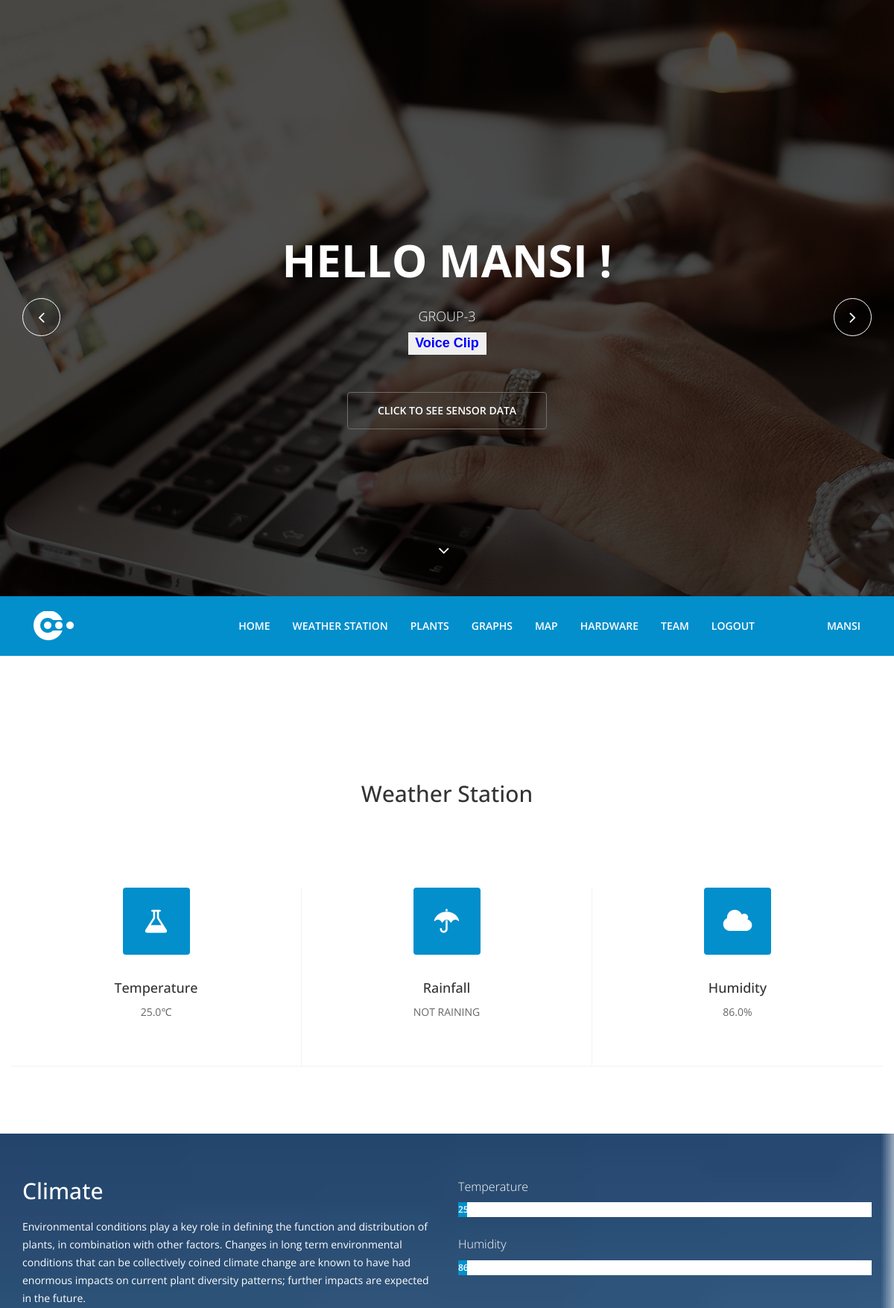
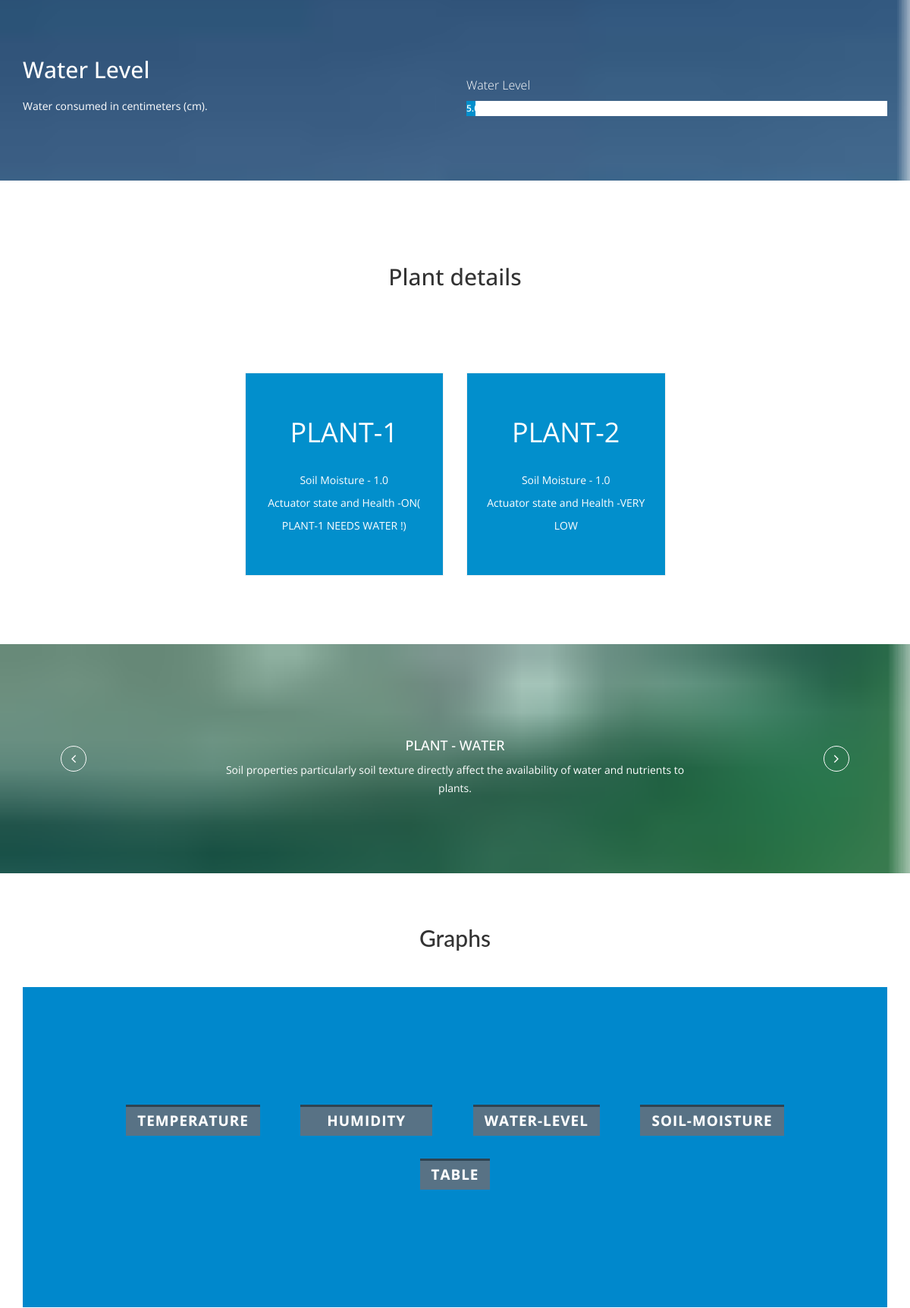
Page /sensors/display/ (signed in, upper part) on the committed database (2 pictures, top to bottom).
### sensors/models.py (models this page shows)
class Sensors(models.Model):
	temperature = models.FloatField(default=0)
	humidity = models.FloatField(default=0)
	plant1_soilmoisture=models.FloatField(default=0)
	plant1_actuatorstate=models.CharField(max_length=50)
	plant2_soilmoisture=models.FloatField(default=0)
	plant2_actuatorstate=models.CharField(max_length=50)
	waterlevel=models.FloatField(default=0)
	rainfall=models.CharField(max_length=50)
	dateAndTime=models.CharField(max_length=255)

### sensors/views.py (the view)
def new_disp(request):
    all_sensors = Sensors.objects.get(pk=Sensors.objects.count())
    return render(request ,'sensors/template/index.html',{'all_sensors':all_sensors,'user':request.user})

### sensors/templates/sensors/template/index.html (shortened to what this page needs)
<!DOCTYPE html>
{% load staticfiles %}
<html lang="en">
<head>
  <link type="text/css" href="{% static 'sensors/css/bootstrap.min.css' %}" rel="stylesheet">
  <link type="text/css" href="{% static 'sensors/css/animate.min.css' %}" rel="stylesheet">
  <link type="text/css" href="{% static 'sensors/css/font-awesome.min.css' %}" rel="stylesheet">
  <link type="text/css" href="{% static 'sensors/css/lightbox.css' %}" rel="stylesheet">
  <link type="text/css" href="{% static 'sensors/css/main.css' %}" rel="stylesheet">
  <link type="text/css" id="css-preset" href="{% static 'sensors/css/presets/preset1.css' %}" rel="stylesheet">
  <link type="text/css" href="{% static 'sensors/css/responsive.css' %}" rel="stylesheet">
</head>
<body>
  <header id="home">
    <div id="home-slider" class="carousel slide carousel-fade" data-ride="carousel">
      <div class="carousel-inner">
        <div class="item active" style="background-image: url({% static 'sensors/images/slider/1.jpg' %})">
          <div class="caption">
	    <h1 class="animated fadeInLeftBig">Hello {{ user }} !</h1>
		<p class="animated fadeInRightBig">GROUP-3</p>
            <p class="animated fadeInRightBig" ><input class="button" id="myButton" onclick='responsiveVoice.speak("Hello {{user}} Welcome to Plant Management   here is your curent plant status   temperaturer is {{all_sensors.temperature}} degrees       humidity is {{all_sensors.humidity}} percentage            water level is {{all_sensors.waterlevel}} centimeter rainfall nil            ");' type='button' value='Voice Clip' /></p>
            <a data-scroll class="btn btn-start animated fadeInUpBig" href="#services">Click to see sensor data</a>
          </div>
        </div>
      </div>
      <a class="left-control" href="#home-slider" data-slide="prev"><i class="fa fa-angle-left"></i></a>
      <a class="right-control" href="#home-slider" data-slide="next"><i class="fa fa-angle-right"></i></a>
      <a id="tohash" href="#services"><i class="fa fa-angle-down"></i></a>
    </div>
    <div class="main-nav">
      <div class="container">
        <div class="navbar-header">
	<a class="navbar-brand" href="index.html">
            <h1><img class="img-responsive" src="{% static 'sensors/images/logo1.png' %}" alt="logo"></h1>
          </a>
        </div>
        <div class="collapse navbar-collapse">
          <ul class="nav navbar-nav navbar-right">
            <li class="scroll"><a href="#home">Home</a></li>
            <li class="scroll"><a href="#services">Weather Station</a></li>
            <li class="scroll"><a href="#pricing">Plants</a></li>
	    <li class="scroll"><a href="#blog">Graphs</a></li>
            <li class="scroll"><a href="#contact">Map</a></li>
            <li class="scroll"><a href="#portfolio">Hardware</a></li>
            <li class="scroll"><a href="#team">Team</a></li>
	    <li class="scroll"><a href="/sensors/home/">Logout</a></li>
	    <li class="scroll" align="right" id="user"><a href="#user">&emsp;&nbsp;&emsp; &emsp;&nbsp;&emsp;{{user}}</a></li>
          </ul>
        </div>
      </div>
    </div>
  </header>
  <br>
  <br>
  <section >
    <div class="container">
      <div class="heading wow fadeInUp" data-wow-duration="1000ms" data-wow-delay="300ms">
        <div class="row">
          <div class="text-center col-sm-8 col-sm-offset-2">
            <h2 >Weather Station</h2>
          </div>
        </div>
      </div>
      <div class="text-center our-services">
        <div class="row">
          <div class="col-sm-4 wow fadeInDown" data-wow-duration="1000ms" data-wow-delay="300ms">
            <div class="service-icon">
              <i class="fa fa-flask"></i>
            </div>
            <div class="service-info">
              <h3>Temperature</h3>
              <p>{{all_sensors.temperature}}&#8451;</p>
            </div>
          </div>
          <div class="col-sm-4 wow fadeInDown" data-wow-duration="1000ms" data-wow-delay="450ms">
            <div class="service-icon">
              <i class="fa fa-umbrella"></i>
            </div>
            <div class="service-info">
              <h3>Rainfall</h3>
              <p>{{all_sensors.rainfall}}</p>
            </div>
          </div>
          <div class="col-sm-4 wow fadeInDown" data-wow-duration="1000ms" data-wow-delay="550ms">
            <div class="service-icon">
              <i class="fa fa-cloud"></i>
            </div>
            <div class="service-info">
              <h3>Humidity</h3>
              <p>{{all_sensors.humidity}}%</p>
            </div>
          </div>
      </div>
    </div>
  </section>
  <section id="about-us" class="parallax">
    <div class="container">
      <div class="row">
        <div class="col-sm-6">
          <div class="about-info wow fadeInUp" data-wow-duration="1000ms" data-wow-delay="300ms">
            <h2>Climate</h2>
            <p>Environmental conditions play a key role in defining the function and distribution of plants, in combination with other factors. Changes in long term environmental conditions that can be collectively coined climate change are known to have had enormous impacts on current plant diversity patterns; further impacts are expected in the future.</p>
          </div>
          <div class="about-info wow fadeInUp" data-wow-duration="1000ms" data-wow-delay="300ms">
            <h2><br><br>Water Level</h2>
            <p>Water consumed in centimeters (cm).</p>
          </div>
        </div>
        <div class="col-sm-6">
          <div class="our-skills wow fadeInDown" data-wow-duration="1000ms" data-wow-delay="300ms">
            <div class="single-skill wow fadeInDown" data-wow-duration="1000ms" data-wow-delay="400ms">
              <p class="lead">Temperature</p>
              <div class="progress">
                <div class="progress-bar progress-bar-primary six-sec-ease-in-out" role="progressbar"  aria-valuetransitiongoal="{{all_sensors.temperature}}">{{all_sensors.temperature}}&#8451;</div>
              </div>
            </div>
            <div class="single-skill wow fadeInDown" data-wow-duration="1000ms" data-wow-delay="300ms">
              <p class="lead">Humidity</p>
              <div class="progress">
                <div class="progress-bar progress-bar-primary six-sec-ease-in-out" role="progressbar"  aria-valuetransitiongoal="{{all_sensors.humidity}}">{{all_sensors.humidity}}%</div>
              </div>
            </div>
            <div> <br> <br><br><br><br> </div>
            <div class="single-skill wow fadeInDown" data-wow-duration="1000ms" data-wow-delay="500ms">
              <p class="lead">Water Level</p>
              <div class="progress">
                <div class="progress-bar progress-bar-primary six-sec-ease-in-out" role="progressbar"  aria-valuetransitiongoal="{{all_sensors.waterlevel}}">{{all_sensors.waterlevel}}cm</div>
              </div>
            </div>
          </div>
        </div>
      </div>
    </div>
  </section>
  <section id="pricing">
    <div class="container">
      <div class="row">
        <div class="heading text-center col-sm-8 col-sm-offset-2 wow fadeInUp" data-wow-duration="1200ms" data-wow-delay="300ms">
          <h2>Plant details</h2>
        </div>
      </div>
      <div class="pricing-table">
        <div class="row">
          <div class="col-sm-3">
          </div>
          <div class="col-sm-3">
            <div class="single-table featured wow flipInY" data-wow-duration="1000ms" data-wow-delay="800ms">
              <div class="price">
                PLANT-1
              </div>
              <ul>
                <li>Soil Moisture - {{all_sensors.plant1_soilmoisture}}</li>
                <li>Actuator state and Health -{{all_sensors.plant1_actuatorstate}}</li>
              </ul>
            </div>
          </div>
          <div class="col-sm-3">
            <div class="single-table featured wow flipInY" data-wow-duration="1000ms" data-wow-delay="800ms">
              <div class="price">
                PLANT-2
              </div>
              <ul>
                <li>Soil Moisture - {{all_sensors.plant2_soilmoisture}}</li>
                <li>Actuator state and Health -{{all_sensors.plant2_actuatorstate}}</li>
              </ul>
            </div>
          </div>
        </div>
      </div>
    </div>
  </section>
  <section id="twitter" class="parallax">
    <div>
      <a class="twitter-left-control" href="#twitter-carousel" role="button" data-slide="prev"><i class="fa fa-angle-left"></i></a>
      <a class="twitter-right-control" href="#twitter-carousel" role="button" data-slide="next"><i class="fa fa-angle-right"></i></a>
      <div class="container">
        <div class="row">
          <div class="col-sm-8 col-sm-offset-2">
            <div class="text-center">
              <h4>PLANT - WATER</h4>
            </div>
            <div id="twitter-carousel" class="carousel slide" data-ride="carousel">
              <div class="carousel-inner">
                <div class="item active wow fadeIn" data-wow-duration="1000ms" data-wow-delay="300ms">
                  <p>Soil properties particularly soil texture directly affect the availability of water and nutrients to plants.</p>
                </div>
              </div>
            </div>
          </div>
        </div>
      </div>
    </div>
  </section>
<div class="container">
			<div class="codrops-top clearfix">
				<a class="codrops-icon codrops-icon-prev" href="http://tympanus.net/Development/3DEffectMobileShowcase/"></a>
				<span class="right"><a class="codrops-icon codrops-icon-drop" href="http://tympanus.net/codrops/?p=16182"></a></span>
			</div>
			<header id="blog">
				<center><h2>Graphs</h2></center>
			</header>
			<section class="color-1">
				<nav class="cl-effect-20">
					<a href="/sensors/display/temperature/" target="_blank"><span data-hover="Show graph"><b>Temperature</b></span></a>
					<a href="/sensors/display/humidity/" target="_blank"><span data-hover="Show graph"><b>&emsp;Humidity&emsp; </b></span></a>
					<a href="/sensors/display/waterlevel/" target="_blank"><span data-hover="Show graph"><b>Water-level</b></span></a>
					<a href="/sensors/display/soilmoisture/" target="_blank"><span data-hover="Show graph"><b>Soil-moisture</b></span></a>
					<a href="/sensors/display/table/" target="_blank"><span data-hover="Show"><b>Table</b></span></a>
				</nav>
			</section>
		</div>
</body>
</html>

### sensors/templates/sensors/template/index.html (style rules this page uses)
article,aside,details,figcaption,figure,footer,header,hgroup,main,nav,section,summary { display:block; }
html { font-family:sans-serif;-ms-text-size-adjust:100%;-webkit-text-size-adjust:100%; }
body { margin:0; }
h1 { font-size:2em;margin:0.67em 0; }
b,strong { font-weight:bold; }
img { border:0; }
button,input,select,textarea { font-family:inherit;font-size:100%;margin:0; }
button,input { line-height:normal; }
button,html input[type="button"],input[type="reset"],input[type="submit"] { -webkit-appearance:button;cursor:pointer; }
*, *:after, *::before { -webkit-box-sizing: border-box; -moz-box-sizing: border-box; box-sizing: border-box; }
body { font-family: 'Raleway', sans-serif; }
nav a { position: relative; display: inline-block; margin: 15px 25px; outline: none; color: #fff; text-decoration: none; text-transform: uppercase; letter-spacing: 1px; font-weight: 400; text-shadow: 0 0 1px rgba(255,255,255,0.3); font-size: 1.35em; }
.cl-effect-20 a { line-height: 2em; -webkit-perspective: 800px; -moz-perspective: 800px; perspective: 800px; }
.cl-effect-20 a span { position: relative; display: inline-block; padding: 3px 15px 0; background: #587285; box-shadow: inset 0 3px #2f4351; -webkit-transition: background 0.6s; -moz-transition: background 0.6s; transition: background 0.6s; -webkit-transform-origin: 50% 0; -moz-transform-origin: 50% 0; transform-origin: 50% 0; -webkit-transform-style: preserve-3d; -moz-transform-style: preserve-3d; transform-style: preserve-3d; -webkit-transform-origin: 0% 50%; -moz-transform-origin: 0% 50%; transform-origin: 0% 50%; }
.cl-effect-20 a span::before { position: absolute; top: 0; left: 0; width: 100%; height: 100%; background: #006699; color: #ffffff; content: attr(data-hover); -webkit-transform: rotateX(270deg); -moz-transform: rotateX(270deg); transform: rotateX(270deg); -webkit-transition: -webkit-transform 0.6s; -moz-transition: -moz-transform 0.6s; transition: transform 0.6s; -webkit-transform-origin: 0 0; -moz-transform-origin: 0 0; transform-origin: 0 0; pointer-events: none; }
.container > header, .codrops-top { font-family: 'Lato', Arial, sans-serif; }
.container > header { margin: 0 auto; padding: 2em; text-align: center; color: #89867e; }
.codrops-top { background: #fff; background: rgba(255, 255, 255, 0.6); text-transform: uppercase; width: 100%; font-size: 0.69em; line-height: 2.2; }
.codrops-top a { text-decoration: none; padding: 0 1em; letter-spacing: 0.1em; color: #888; display: inline-block; }
.codrops-top span.right { float: right; }
.codrops-top span.right a { float: left; display: block; }
.codrops-icon:before { font-family: 'codropsicons'; margin: 0 4px; speak: none; font-style: normal; font-weight: normal; font-variant: normal; text-transform: none; line-height: 1; -webkit-font-smoothing: antialiased; }
.codrops-icon-drop:before { content: "\e001"; }
.codrops-icon-prev:before { content: "\e004"; }
.container > section { margin: 0 auto; padding: 10em 3em; text-align: center; }
.color-1 { background: #0088cc; }
.button { width:105px; height: 30px; background-image:url('tiny_.gif'); line-height: 20px; padding-bottom: 2px; vertical-align: middle; font-family: "Lucida Grande", Geneva, Verdana, Arial, Helvetica, sans-serif; font-size: 18px; font-weight: bold; text-transform: none; border:1px solid transparent; color:blue; }

### rows in the picture
Sensors: temperature "25.0", rainfall "NOT RAINING", humidity "86.0", waterlevel "5.0", plant1_soilmoisture "1.0", plant1_actuatorstate "ON( PLANT-1 NEEDS WATER !)", plant2_soilmoisture "1.0", plant2_actuatorstate "VERY LOW"

### other values in the picture
{{ user }} "MANSI"
